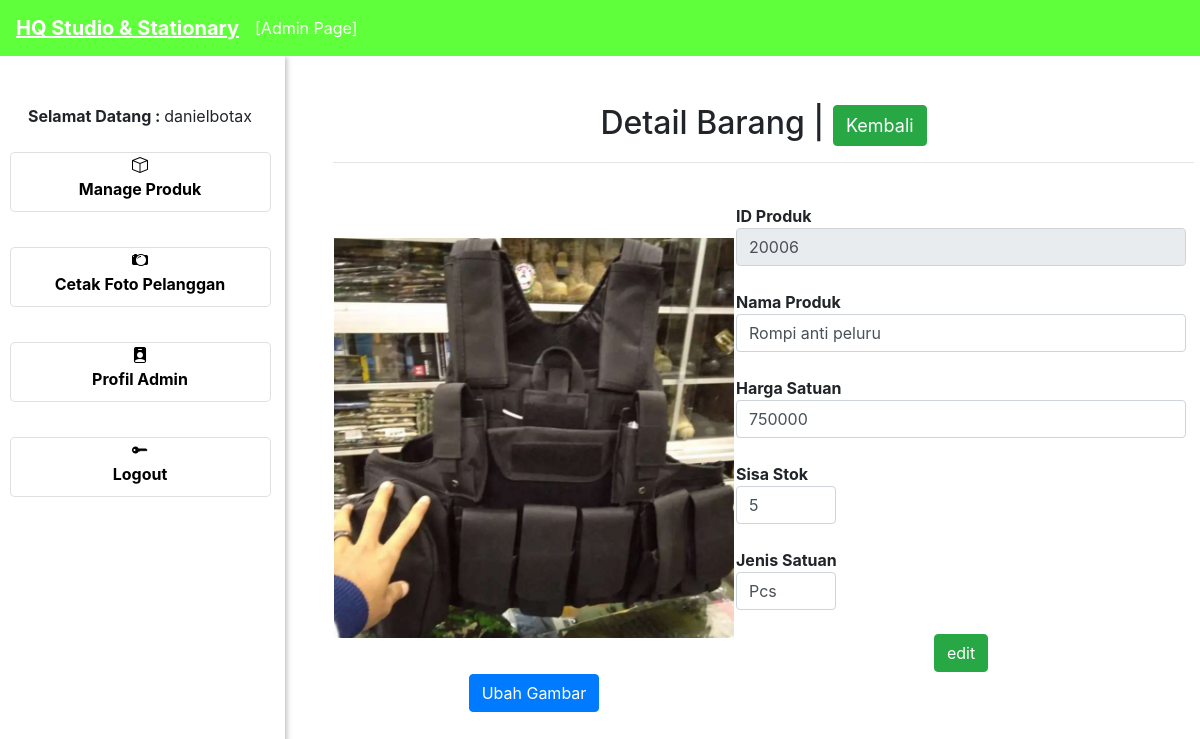
/admin_page/edit_detail_produk.php?idproduk=20006 (signed in), run on the app's committed database.
### tables this page shows
CREATE TABLE `tbl_produk` (
  `id_produk` int(16) NOT NULL,
  `nama_produk` varchar(128) DEFAULT NULL,
  `jumlah_stok` int(19) DEFAULT NULL,
  `harga` int(128) DEFAULT NULL,
  `satuan` varchar(32) DEFAULT NULL,
  `file_foto_produk` text NOT NULL
);

### admin_page/edit_detail_produk.php (the view, shortened to what this page needs)
<?php include "template/header.php"; ?>
<?php include "koneksi.php" ?>
<?php
	$idproduk = $_GET['idproduk'];
	$queri = mysqli_query($con, "SELECT * FROM tbl_produk WHERE id_produk = '".$idproduk."'");
	while($data = mysqli_fetch_array($queri)){
		$idproduk = $data['id_produk'];
		$nama_produk =  $data['nama_produk'];
		$harga_satuan =  $data['harga'];
		$jumlah_stok = $data['jumlah_stok'];
		$satuan =  $data['satuan'];
		$path_gambar = $data['file_foto_produk'];
	}
 ?>
<div class="ml-5 mt-5" style="width: 70%;">
<center>
<h2>Detail Barang | <a href="index.php" class="btn btn-success"> <font size="+1">Kembali</font> </a></h2>
</center>
<hr>
	<table>
	<tr>
		<td><img style="width: 400px; height: 400px;" src="http://localhost/hqstudiost/user_page/assets/img/produk/<?= $path_gambar; ?>"></td>
		<br>
		<td>
		<form action="proses_update_produk.php" method="post">
			 <b>ID Produk</b>
				 <input type="text" name="id_produk" value="<?= $idproduk; ?>" style="width: 450px;" class="form-control" disabled>
				 <br>
			 	<b>Nama Produk</b>
				 <input type="text" name="nama_produk" style="width: 450px;" class="form-control" value="<?= $nama_produk; ?>">
				 <br>
				 <b>Harga Satuan</b>
				 <input type="text" name="harga_satuan" style="width: 450px;" value="<?= $harga_satuan; ?>" class="form-control">
				 <br>
				 <b>Sisa Stok</b>
				 <input type="text" name="sisa_stok" style="width: 100px;" value="<?= $jumlah_stok; ?>" class="form-control">
				 <br>
				 <b>Jenis Satuan</b>
				 <input type="text" name="jenis_satuan" style="width: 100px;" value="<?= $satuan; ?>" class="form-control">
				 <br>
				 <center><input type="submit" value="edit" class="btn btn-success"></center>
	 	</form>
		</td>
	</tr>
	<tr>
		<td>
			<center><button type="button" class="btn btn-primary" data-toggle="modal" data-target="#exampleModal">
  Ubah Gambar
</button></center>
		</td>
		<td></td>
	</tr>
	</table>
</div>
</div>
<?php include "template/footer.php"; ?>

### data on the page
tbl_produk: file_foto_produk (picture), id_produk "20006", nama_produk "Rompi anti peluru", harga_satuan "750000", sisa_stok "5", jenis_satuan "Pcs"

### other printed values
$_SESSION['user']['username'] "danielbotax"
